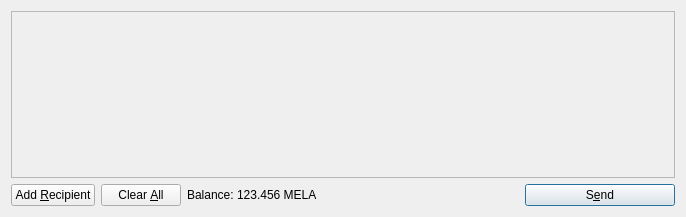
<?xml version="1.0" encoding="UTF-8"?>
<ui version="4.0">
 <class>SendCoinsDialog</class>
 <widget class="QDialog" name="SendCoinsDialog">
  <property name="geometry">
   <rect>
    <x>0</x>
    <y>0</y>
    <width>686</width>
    <height>217</height>
   </rect>
  </property>
  <property name="windowTitle">
   <string>Send Coins</string>
  </property>
  <layout class="QVBoxLayout" name="verticalLayout">
   <item>
    <widget class="QScrollArea" name="scrollArea">
     <property name="widgetResizable">
      <bool>true</bool>
     </property>
     <widget class="QWidget" name="scrollAreaWidgetContents">
      <property name="geometry">
       <rect>
        <x>0</x>
        <y>0</y>
        <width>666</width>
        <height>165</height>
       </rect>
      </property>
      <layout class="QVBoxLayout" name="verticalLayout_2">
       <property name="margin">
        <number>0</number>
       </property>
       <item>
        <layout class="QVBoxLayout" name="entries">
         <property name="spacing">
          <number>6</number>
         </property>
        </layout>
       </item>
       <item>
        <spacer name="verticalSpacer">
         <property name="orientation">
          <enum>Qt::Vertical</enum>
         </property>
         <property name="sizeHint" stdset="0">
          <size>
           <width>20</width>
           <height>40</height>
          </size>
         </property>
        </spacer>
       </item>
      </layout>
     </widget>
    </widget>
   </item>
   <item>
    <layout class="QHBoxLayout" name="horizontalLayout">
     <item>
      <widget class="QPushButton" name="addButton">
       <property name="toolTip">
        <string>Send to multiple recipients at once</string>
       </property>
       <property name="text">
        <string>Add &amp;Recipient</string>
       </property>
       <property name="icon">
        <iconset resource="../bitcoin.qrc">
         <normaloff>:/icons/add</normaloff>:/icons/add</iconset>
       </property>
       <property name="autoDefault">
        <bool>false</bool>
       </property>
      </widget>
     </item>
     <item>
      <widget class="QPushButton" name="clearButton">
       <property name="sizePolicy">
        <sizepolicy hsizetype="Minimum" vsizetype="Fixed">
         <horstretch>0</horstretch>
         <verstretch>0</verstretch>
        </sizepolicy>
       </property>
       <property name="toolTip">
        <string>Remove all transaction fields</string>
       </property>
       <property name="text">
        <string>Clear &amp;All</string>
       </property>
       <property name="icon">
        <iconset resource="../bitcoin.qrc">
         <normaloff>:/icons/remove</normaloff>:/icons/remove</iconset>
       </property>
       <property name="autoRepeatDelay">
        <number>300</number>
       </property>
       <property name="autoDefault">
        <bool>false</bool>
       </property>
      </widget>
     </item>
     <item>
      <layout class="QHBoxLayout" name="horizontalLayout_2">
       <property name="spacing">
        <number>3</number>
       </property>
       <item>
        <widget class="QLabel" name="label">
         <property name="text">
          <string>Balance:</string>
         </property>
        </widget>
       </item>
       <item>
        <widget class="QLabel" name="labelBalance">
         <property name="cursor">
          <cursorShape>IBeamCursor</cursorShape>
         </property>
         <property name="text">
          <string>123.456 MELA</string>
         </property>
         <property name="textInteractionFlags">
          <set>Qt::LinksAccessibleByMouse|Qt::TextSelectableByKeyboard|Qt::TextSelectableByMouse</set>
         </property>
        </widget>
       </item>
      </layout>
     </item>
     <item>
      <spacer name="horizontalSpacer">
       <property name="orientation">
        <enum>Qt::Horizontal</enum>
       </property>
       <property name="sizeHint" stdset="0">
        <size>
         <width>40</width>
         <height>20</height>
        </size>
       </property>
      </spacer>
     </item>
     <item>
      <widget class="QPushButton" name="sendButton">
       <property name="minimumSize">
        <size>
         <width>150</width>
         <height>0</height>
        </size>
       </property>
       <property name="toolTip">
        <string>Confirm the send action</string>
       </property>
       <property name="text">
        <string>S&amp;end</string>
       </property>
       <property name="icon">
        <iconset resource="../bitcoin.qrc">
         <normaloff>:/icons/send</normaloff>:/icons/send</iconset>
       </property>
       <property name="default">
        <bool>true</bool>
       </property>
      </widget>
     </item>
    </layout>
   </item>
  </layout>
 </widget>
 <resources>
  <include location="../bitcoin.qrc"/>
 </resources>
 <connections/>
</ui>
